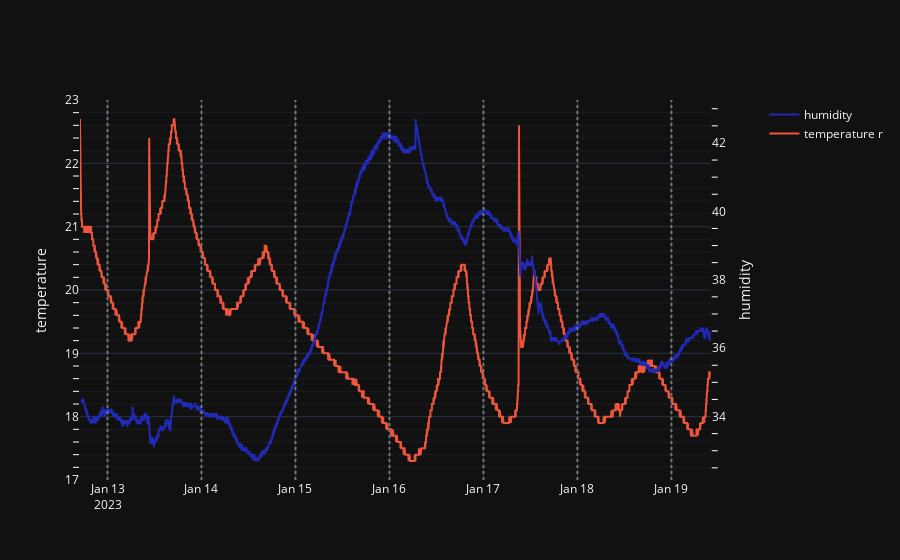

Notebook cell for this chart:
### Code cell
import plotly.express as px
from plotly.subplots import make_subplots
import plotly.graph_objects as go


fig = make_subplots(specs=[[{"secondary_y": True}]])
fig.update_layout(template='plotly_dark')
#fig.add_trace(
#    go.Scatter(x=data.index, y=data.temperature, name="temperature"),
#    secondary_y=False,
#)

fig.add_trace(
    go.Scatter(x=data.index, y=data.humidity, name="humidity", line_color='#202AB6'),
    secondary_y=True,
)

fig.add_trace(
    go.Scatter(x=data_raw.index, y=data_raw.temperature, name="temperature r", line_color='#EF553B'),
    secondary_y=False,
)



# Set y-axes titles
fig.update_yaxes(title_text="temperature", secondary_y=False, minor=dict(ticklen=6, tickcolor="white", showgrid=True))
fig.update_yaxes(title_text="humidity", secondary_y=True, showgrid=False, minor=dict(ticklen=6, tickcolor="white", showgrid=False))



fit_timeranges = [
#    (datetime.datetime(2022, 12, 6, 15, 4), datetime.datetime(2022, 12, 6, 22, 0), myexp),
#    (datetime.datetime(2022, 12, 7, 8, 17), datetime.datetime(2022, 12, 7, 16, 57), myexp), 
#    (datetime.datetime(2022, 12, 11, 9, 43), datetime.datetime(2022, 12, 11, 11, 47), mylin),
#    (datetime.datetime(2022, 12, 12, 9, 30), datetime.datetime(2022, 12, 12, 12, 40), mylin)
]
fit_results = []

for start, stop, function in fit_timeranges:
    start = pd.Timestamp(start).tz_localize(LOCAL_TIMEZONE)
    stop = pd.Timestamp(stop).tz_localize(LOCAL_TIMEZONE)
    data_to_fit_mask = (data.index > start) & (data.index < stop)
    data_to_fit = data[data_to_fit_mask]['temperature']

    if function == myexp:
        p0 = (data_to_fit.iloc[0] - data_to_fit.iloc[-1], 15000, data_to_fit.iloc[-1])
    else:
        p0 = (20, 1E-5)
    popt, pcov = fit_span(data_to_fit, function, p0=p0)
    print(popt)

    xspan_seconds = np.linspace(0, (data_to_fit.index.max() - data_to_fit.index.min()).seconds, 100)
    yfit = function(xspan_seconds, *popt)
    xspan_time = data_to_fit.index.min() + pd.TimedeltaIndex(xspan_seconds, 's')
    fig.add_trace(
        go.Scatter(x=xspan_time, y=yfit, showlegend=False, hoverinfo='none'),
    secondary_y=False
)
    
    fit_results.append(popt)

for v in pd.date_range(data.index.min(), data.index.max(), freq='D', normalize=True)[1:]:
    fig.add_vline(v, line_dash='dot', line_color='#777')
    
fig.show()

### Figure 1 — Plotly figure (JSON) as saved in the notebook; plotly's stock layout.template omitted (floating-point values rounded to 4 significant figures; data arrays with more than 128 entries replaced by an {"elided": "..."} marker saying what was removed)
{"data": [{"line": {"color": "#202AB6"}, "name": "humidity", "type": "scatter", "x": {"elided": "9589 str values"}, "xaxis": "x", "y": {"elided": "9589 float values"}, "yaxis": "y2"}, {"line": {"color": "#EF553B"}, "name": "temperature r", "type": "scatter", "x": {"elided": "9658 str values"}, "xaxis": "x", "y": {"elided": "9658 float values"}, "yaxis": "y"}], "layout": {"shapes": [{"line": {"color": "#777", "dash": "dot"}, "type": "line", "x0": "2023-01-13T00:00:00+01:00", "x1": "2023-01-13T00:00:00+01:00", "xref": "x", "y0": 0, "y1": 1, "yref": "y domain"}, {"line": {"color": "#777", "dash": "dot"}, "type": "line", "x0": "2023-01-14T00:00:00+01:00", "x1": "2023-01-14T00:00:00+01:00", "xref": "x", "y0": 0, "y1": 1, "yref": "y domain"}, {"line": {"color": "#777", "dash": "dot"}, "type": "line", "x0": "2023-01-15T00:00:00+01:00", "x1": "2023-01-15T00:00:00+01:00", "xref": "x", "y0": 0, "y1": 1, "yref": "y domain"}, {"line": {"color": "#777", "dash": "dot"}, "type": "line", "x0": "2023-01-16T00:00:00+01:00", "x1": "2023-01-16T00:00:00+01:00", "xref": "x", "y0": 0, "y1": 1, "yref": "y domain"}, {"line": {"color": "#777", "dash": "dot"}, "type": "line", "x0": "2023-01-17T00:00:00+01:00", "x1": "2023-01-17T00:00:00+01:00", "xref": "x", "y0": 0, "y1": 1, "yref": "y domain"}, {"line": {"color": "#777", "dash": "dot"}, "type": "line", "x0": "2023-01-18T00:00:00+01:00", "x1": "2023-01-18T00:00:00+01:00", "xref": "x", "y0": 0, "y1": 1, "yref": "y domain"}, {"line": {"color": "#777", "dash": "dot"}, "type": "line", "x0": "2023-01-19T00:00:00+01:00", "x1": "2023-01-19T00:00:00+01:00", "xref": "x", "y0": 0, "y1": 1, "yref": "y domain"}], "xaxis": {"anchor": "y", "domain": [0, 0.94]}, "yaxis": {"anchor": "x", "domain": [0, 1], "minor": {"showgrid": true, "tickcolor": "white", "ticklen": 6}, "title": {"text": "temperature"}}, "yaxis2": {"anchor": "x", "minor": {"showgrid": false, "tickcolor": "white", "ticklen": 6}, "overlaying": "y", "showgrid": false, "side": "right", "title": {"text": "humidity"}}}}
